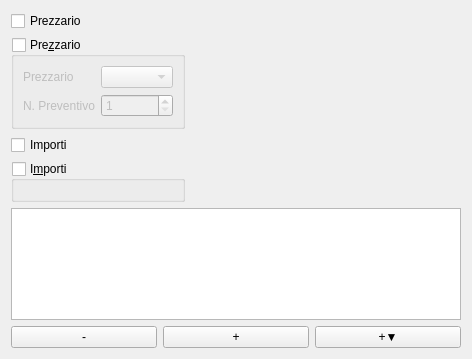
<?xml version="1.0" encoding="UTF-8"?>
<ui version="4.0">
 <class>BillTreeGUI</class>
 <widget class="QWidget" name="BillTreeGUI">
  <property name="geometry">
   <rect>
    <x>0</x>
    <y>0</y>
    <width>472</width>
    <height>359</height>
   </rect>
  </property>
  <property name="windowTitle">
   <string>Vista computo</string>
  </property>
  <layout class="QGridLayout" name="generalLayout">
   <item row="4" column="0" colspan="2">
    <widget class="QTreeView" name="treeView">
     <property name="selectionMode">
      <enum>QAbstractItemView::ExtendedSelection</enum>
     </property>
    </widget>
   </item>
   <item row="5" column="0" colspan="2">
    <layout class="QHBoxLayout" name="horizontalLayout">
     <item>
      <widget class="QPushButton" name="delPushButton">
       <property name="text">
        <string>-</string>
       </property>
      </widget>
     </item>
     <item>
      <widget class="QPushButton" name="addPushButton">
       <property name="text">
        <string>+</string>
       </property>
      </widget>
     </item>
     <item>
      <widget class="QPushButton" name="addChildPushButton">
       <property name="text">
        <string>+▼</string>
       </property>
      </widget>
     </item>
    </layout>
   </item>
   <item row="0" column="0">
    <widget class="QCheckBox" name="priceListCheckBox">
     <property name="text">
      <string>Prezzario</string>
     </property>
    </widget>
   </item>
   <item row="2" column="0">
    <widget class="QCheckBox" name="amountsCheckBox">
     <property name="text">
      <string>Importi</string>
     </property>
    </widget>
   </item>
   <item row="1" column="0">
    <widget class="QGroupBox" name="priceListGroupBox">
     <property name="title">
      <string>Pre&amp;zzario</string>
     </property>
     <property name="checkable">
      <bool>true</bool>
     </property>
     <property name="checked">
      <bool>false</bool>
     </property>
     <layout class="QGridLayout" name="gridLayout_3">
      <item row="1" column="0">
       <widget class="QLabel" name="currentPriceDataSetSpinBoxLabel">
        <property name="enabled">
         <bool>true</bool>
        </property>
        <property name="text">
         <string>N. Preventivo</string>
        </property>
       </widget>
      </item>
      <item row="0" column="0">
       <widget class="QLabel" name="priceListComboBoxLabel">
        <property name="enabled">
         <bool>true</bool>
        </property>
        <property name="text">
         <string>Prezzario</string>
        </property>
       </widget>
      </item>
      <item row="0" column="1">
       <widget class="QComboBox" name="priceListComboBox">
        <property name="enabled">
         <bool>true</bool>
        </property>
       </widget>
      </item>
      <item row="1" column="1">
       <widget class="QSpinBox" name="currentPriceDataSetSpinBox">
        <property name="enabled">
         <bool>true</bool>
        </property>
        <property name="minimum">
         <number>1</number>
        </property>
       </widget>
      </item>
     </layout>
    </widget>
   </item>
   <item row="3" column="0">
    <widget class="QGroupBox" name="amountsGroupBox">
     <property name="title">
      <string>I&amp;mporti</string>
     </property>
     <property name="checkable">
      <bool>true</bool>
     </property>
     <property name="checked">
      <bool>false</bool>
     </property>
     <layout class="QGridLayout" name="amountsLayout"/>
    </widget>
   </item>
   <item row="0" column="1" rowspan="4">
    <spacer name="horizontalSpacer">
     <property name="orientation">
      <enum>Qt::Horizontal</enum>
     </property>
     <property name="sizeHint" stdset="0">
      <size>
       <width>40</width>
       <height>20</height>
      </size>
     </property>
    </spacer>
   </item>
  </layout>
 </widget>
 <resources/>
 <connections>
  <connection>
   <sender>amountsCheckBox</sender>
   <signal>toggled(bool)</signal>
   <receiver>amountsGroupBox</receiver>
   <slot>setChecked(bool)</slot>
   <hints>
    <hint type="sourcelabel">
     <x>96</x>
     <y>109</y>
    </hint>
    <hint type="destinationlabel">
     <x>96</x>
     <y>147</y>
    </hint>
   </hints>
  </connection>
  <connection>
   <sender>amountsCheckBox</sender>
   <signal>toggled(bool)</signal>
   <receiver>amountsCheckBox</receiver>
   <slot>setHidden(bool)</slot>
   <hints>
    <hint type="sourcelabel">
     <x>96</x>
     <y>109</y>
    </hint>
    <hint type="destinationlabel">
     <x>96</x>
     <y>109</y>
    </hint>
   </hints>
  </connection>
  <connection>
   <sender>amountsGroupBox</sender>
   <signal>toggled(bool)</signal>
   <receiver>amountsCheckBox</receiver>
   <slot>setChecked(bool)</slot>
   <hints>
    <hint type="sourcelabel">
     <x>96</x>
     <y>139</y>
    </hint>
    <hint type="destinationlabel">
     <x>96</x>
     <y>98</y>
    </hint>
   </hints>
  </connection>
  <connection>
   <sender>amountsGroupBox</sender>
   <signal>toggled(bool)</signal>
   <receiver>amountsGroupBox</receiver>
   <slot>setVisible(bool)</slot>
   <hints>
    <hint type="sourcelabel">
     <x>96</x>
     <y>139</y>
    </hint>
    <hint type="destinationlabel">
     <x>96</x>
     <y>139</y>
    </hint>
   </hints>
  </connection>
  <connection>
   <sender>priceListGroupBox</sender>
   <signal>toggled(bool)</signal>
   <receiver>priceListCheckBox</receiver>
   <slot>setChecked(bool)</slot>
   <hints>
    <hint type="sourcelabel">
     <x>119</x>
     <y>295</y>
    </hint>
    <hint type="destinationlabel">
     <x>119</x>
     <y>220</y>
    </hint>
   </hints>
  </connection>
  <connection>
   <sender>priceListGroupBox</sender>
   <signal>toggled(bool)</signal>
   <receiver>priceListGroupBox</receiver>
   <slot>setVisible(bool)</slot>
   <hints>
    <hint type="sourcelabel">
     <x>119</x>
     <y>295</y>
    </hint>
    <hint type="destinationlabel">
     <x>119</x>
     <y>295</y>
    </hint>
   </hints>
  </connection>
  <connection>
   <sender>priceListCheckBox</sender>
   <signal>toggled(bool)</signal>
   <receiver>priceListCheckBox</receiver>
   <slot>setHidden(bool)</slot>
   <hints>
    <hint type="sourcelabel">
     <x>119</x>
     <y>220</y>
    </hint>
    <hint type="destinationlabel">
     <x>119</x>
     <y>220</y>
    </hint>
   </hints>
  </connection>
  <connection>
   <sender>priceListCheckBox</sender>
   <signal>toggled(bool)</signal>
   <receiver>priceListGroupBox</receiver>
   <slot>setChecked(bool)</slot>
   <hints>
    <hint type="sourcelabel">
     <x>119</x>
     <y>220</y>
    </hint>
    <hint type="destinationlabel">
     <x>119</x>
     <y>295</y>
    </hint>
   </hints>
  </connection>
 </connections>
</ui>
